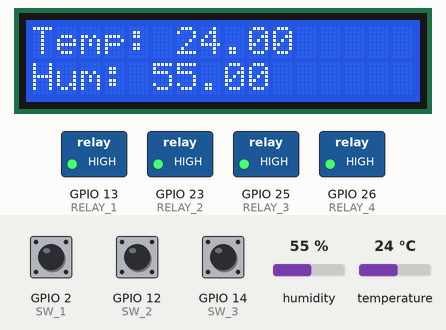
Bench run of a sketch on a simulated ESP32. On the bench: 16×2 character LCD, switched loads named in the sketch (green lamp = pin HIGH). The inputs (shaded band) are chosen by the test bench; at power-on: GPIO 2 (SW_1) HIGH, GPIO 12 (SW_2) HIGH, GPIO 14 (SW_3) HIGH, humidity 55 %, temperature 24 °C. WiFi joins after 1.5 s; servers stay silent unless stated.

Above: at 3.4 s.
3.5 s: GPIO 2 (SW_1) pulled LOW for 0.15 s
At 3.57 s:
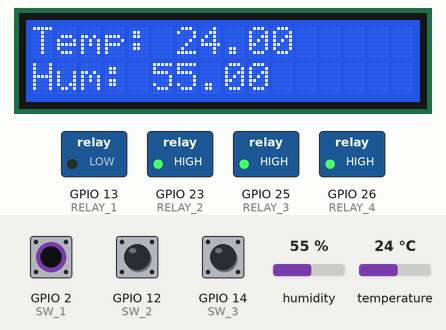
5.1 s: GPIO 12 (SW_2) pulled LOW for 0.15 s
At 5.17 s:
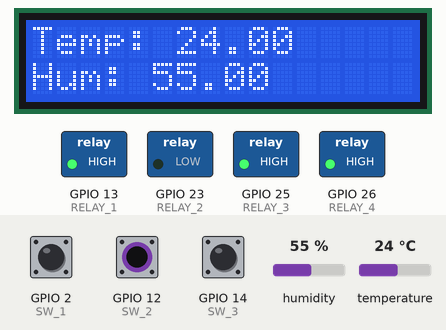
6.7 s: GPIO 14 (SW_3) pulled LOW for 0.15 s
At 6.77 s:
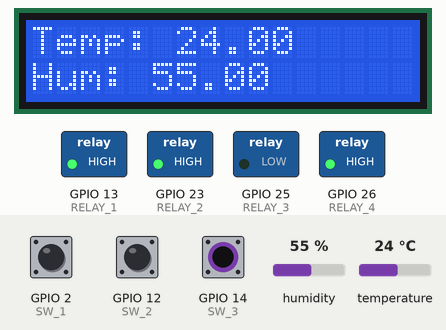
8.3 s: humidity set to 22 %
At 9.2 s:
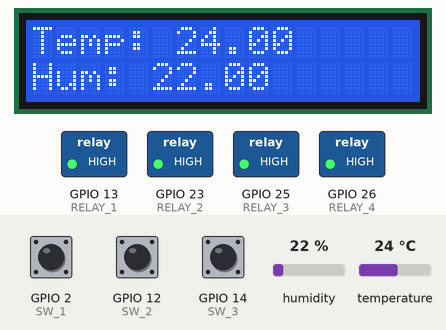
10.3 s: temperature set to 12 °C
At 11.9 s:
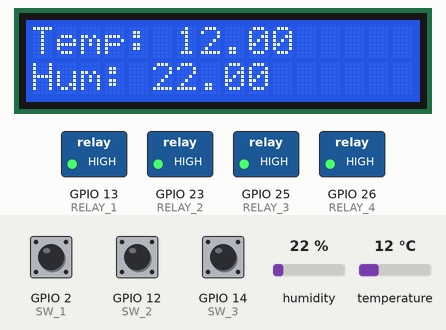
12.3 s: humidity set to 40 %
At 13.5 s:
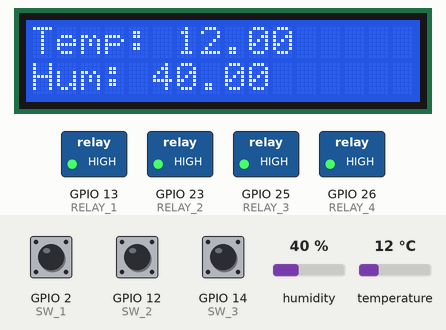
Timing chart, 0 to 15.3 s (numbered marks = the images above; inputs shaded):
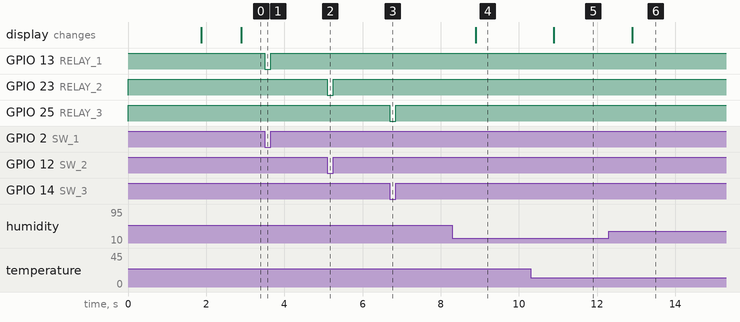

The sketch:

++doujin.ino
```cpp
#define BLYNK_PRINT Serial

#define BLYNK_TEMPLATE_ID "TMPL6U9YIshdq"
#define BLYNK_TEMPLATE_NAME "Smart Home"
#define BLYNK_AUTH_TOKEN "3-xm9svAuNxNz3NuwPI3wWJAdZPeABAZ"

#include <WiFi.h>
#include <WiFiClient.h>
#include <BlynkSimpleEsp32.h>
#include <DHTesp.h>
#include <LiquidCrystal_I2C.h>

#define DHT_PIN 15
#define RELAY_1 13
#define RELAY_2 23
#define RELAY_3 25
#define RELAY_4 26

#define SW_1 2
#define SW_2 12
#define SW_3 14

#define VPIN_SW1 V0
#define VPIN_SW2 V1
#define VPIN_SW3 V2
#define VPIN_SW4 V3
#define VPIN_SUHU V4

bool relay1_state = LOW;
bool relay2_state = LOW;
bool relay3_state = LOW;

bool sw1_state = LOW;
bool sw2_state = LOW;
bool sw3_state = LOW;

DHTesp dhtSensor;
LiquidCrystal_I2C lcd(0x3F, 16, 2);

char auth[] = BLYNK_AUTH_TOKEN;
char ssid[] = "Andro"; //ganti sesuai hotspot/wifi yang tersedia
char pass[] = "mau";

BlynkTimer timer;

BLYNK_CONNECTED() {
  // Request the latest state from the server
  Blynk.syncVirtual(VPIN_SW1);
  Blynk.syncVirtual(VPIN_SW2);
  Blynk.syncVirtual(VPIN_SW3);
  Blynk.syncVirtual(VPIN_SW4);
}
//BLYNK V0
BLYNK_WRITE(VPIN_SW1)
{
 relay1_state = param.asInt();
 if(relay1_state == 1) {
  digitalWrite(RELAY_1, LOW);
 }
 else{
  digitalWrite(RELAY_1, HIGH);
 }
}
//BLYNK V1
BLYNK_WRITE(VPIN_SW2)
{
 relay2_state = param.asInt();
 if(relay2_state == 1) {
  digitalWrite(RELAY_2, LOW);
 }
 else{
  digitalWrite(RELAY_2, HIGH);
 }
}
//BLYNK V2
BLYNK_WRITE(VPIN_SW3)
{
 relay3_state = param.asInt();
 if(relay3_state == 1) {
  digitalWrite(RELAY_3, LOW);
 }
 else{
  digitalWrite(RELAY_3, HIGH);
 }
}
//BLYNK V3
BLYNK_WRITE(VPIN_SW4)
{
 int relay4_state = param.asInt();
 digitalWrite(RELAY_4, !relay4_state);
 }

//fungsi baca sensor
void sendSensor()
{
 TempAndHumidity  data = dhtSensor.getTempAndHumidity();
 float temperature = data.temperature;
 float humidity = data.humidity;
 lcd.setCursor(0,0);
 lcd.print("Temp: "+String(temperature));
 lcd.setCursor(0,1);
 lcd.print("Hum: "+String(humidity));
 Blynk.virtualWrite(VPIN_SUHU, temperature);
}

//fungsi untuk kontrol manual tanpa Blynk
void manual_control()
{
  //switch1
  if (digitalRead(SW_1) == LOW && sw1_state == LOW) {
    digitalWrite(RELAY_1, LOW);
    Blynk.virtualWrite(VPIN_SW1, HIGH);
    relay1_state = HIGH;
    sw1_state = HIGH;
  }
  if (digitalRead(SW_1) == HIGH && sw1_state == HIGH) {
    digitalWrite(RELAY_1, HIGH);
    Blynk.virtualWrite(VPIN_SW1, LOW);
    relay1_state = LOW;
    sw1_state = 0;
  }
  //switch2
  if (digitalRead(SW_2) == LOW && sw2_state == LOW) {
    digitalWrite(RELAY_2, LOW);
    Blynk.virtualWrite(VPIN_SW2, HIGH);
    relay2_state = HIGH;
    sw2_state = HIGH;
  }
  if (digitalRead(SW_2) == HIGH && sw2_state == HIGH) {
    digitalWrite(RELAY_2, HIGH);
    Blynk.virtualWrite(VPIN_SW2, LOW);
    relay2_state = LOW;
    sw2_state = 0;
  }
    //switch3
  if (digitalRead(SW_3) == LOW && sw3_state == LOW) {
    digitalWrite(RELAY_3, LOW);
    Blynk.virtualWrite(VPIN_SW3, HIGH);
    relay3_state = HIGH;
    sw3_state = HIGH;
  }
  if (digitalRead(SW_3) == HIGH && sw3_state == HIGH) {
    digitalWrite(RELAY_3, HIGH);
    Blynk.virtualWrite(VPIN_SW3, LOW);
    relay3_state = LOW;
    sw3_state = 0;
  }
}

void setup() {
  Serial.begin(115200);
  pinMode(RELAY_1, OUTPUT);
  pinMode(RELAY_2, OUTPUT);
  pinMode(RELAY_3, OUTPUT);
  pinMode(RELAY_4, OUTPUT);
  pinMode(SW_1, INPUT_PULLUP);
  pinMode(SW_2, INPUT_PULLUP);
  pinMode(SW_3, INPUT_PULLUP);

  //kondisikan relay OFF diawal
  digitalWrite(RELAY_1, HIGH);
  digitalWrite(RELAY_2, HIGH);
  digitalWrite(RELAY_3, HIGH);
  digitalWrite(RELAY_4, HIGH);

  Blynk.begin(auth, ssid, pass);

  lcd.init();
  lcd.backlight();

  dhtSensor.setup(DHT_PIN, DHTesp::DHT11);
  timer.setInterval(1000L, sendSensor);
}

void loop() {
  // put your main code here, to run repeatedly:
  Blynk.run();
  timer.run();
  manual_control();
}
```

Measured:
- after the input at 3.5 s, GPIO 13 (RELAY_1): HIGH → LOW at once, → HIGH 0.15 s later
- after the input at 5.1 s, GPIO 23 (RELAY_2): HIGH → LOW at once, → HIGH 0.15 s later
- after the input at 6.7 s, GPIO 25 (RELAY_3): HIGH → LOW at once, → HIGH 0.15 s later
- after the input at 8.3 s, the display: changes after 0.60 s (image 4)
- after the input at 10.3 s, the display: changes after 0.60 s (image 5)
- after the input at 12.3 s, the display: changes after 0.60 s (image 6)
